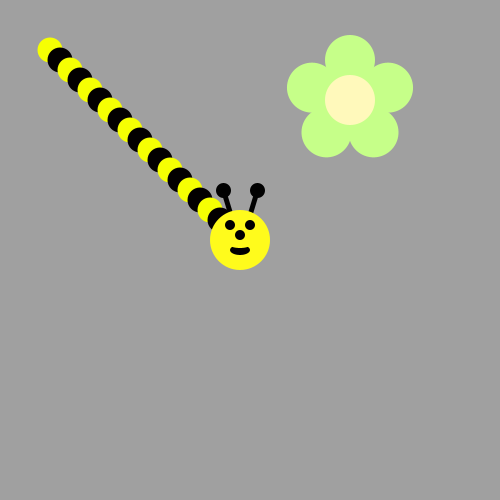
Frame 1 (no input)
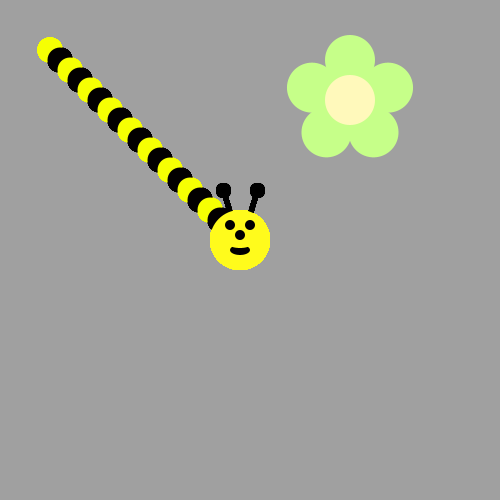
Frame 60 (the mouse pressed at the canvas centre just before this capture)
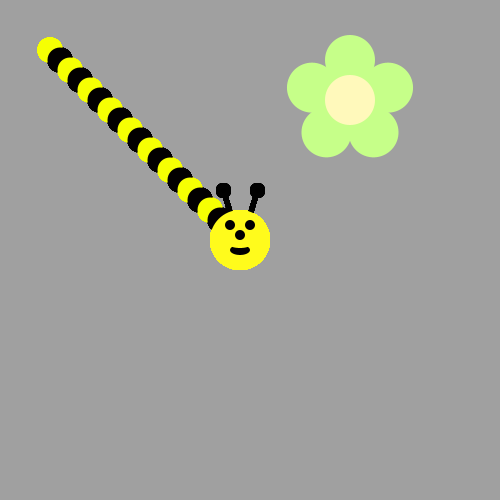
Frame 120 (the mouse held since frame 60 and released just before this capture)

The Processing sketch that drew these frames (run headless with seeded random() and noise(); from frame 60 on, the mouse is pressed at the canvas centre):

// Processing sketch: bumble_bee
// ── bumble_bee.pde

void setup() {
     ellipseMode(CENTER);
     size(500, 500);
     background(160, 160, 160);
     drawFlower(350, 100);








}

void draw() {
  int x = 50;
int y = 50;
int r = 99;
for (int i = 0; i < 18; i++) {
  if (r %2 == 0){
  fill(#030000);
  }
  if(r%2==1){
   fill(#F6FF03); 
  }
  ellipse(x,y,25,25);
x = x+10;
y = y+10;
r = r - 1;
}
drawBeeFace(240,240);
// First run the program and you should see a flower.  
  
  
/* Then, use a loop to make a body for the Bee! 
(see the image on the recipe, it's a diagonal line of circles)
Use modulo to make the colors alternate between yellow and black
*/



/*
Now put his head on using drawBeeFace(x,y)
*/

}

/**************   Use these methods but  DON'T CHANGE THE CODE BELOW  **************/

void drawFlower(int x, int y) {
     noStroke();
     translate(x, y);
     // draw 5 petals, rotating after each one
     fill(#c6ff89);      // green
      for (int i = 0; i < 5; i++) {
           ellipse(0, -40, 50, 50);
          rotate(radians(72));
     }
     fill(#fff9bb); // light yellow
     ellipse(0, 0, 50, 50);
} 
void drawBeeFace(int BeeFaceX, int BeeFaceY) {
     noStroke();
     fill(0, 0, 0);
     stroke(1);
     strokeWeight(5);
     line(BeeFaceX-10, BeeFaceY-27, BeeFaceX-17, BeeFaceY-50);
     line(BeeFaceX+10, BeeFaceY-27, BeeFaceX+17, BeeFaceY-50);
     ellipse(BeeFaceX-17, BeeFaceY-50, 10, 10);
     ellipse(BeeFaceX+17, BeeFaceY-50, 10, 10);
     noStroke();
     fill(255, 251, 28);
     ellipse(BeeFaceX, BeeFaceY, 60, 60); // face
     fill(255, 237, 209);
     fill(0,0,0);
      ellipse(BeeFaceX-10, BeeFaceY-15, 10, 10); // eyes
     ellipse(BeeFaceX+10, BeeFaceY-15, 10, 10);
      ellipse(BeeFaceX, BeeFaceY-5, 10, 10); // nose
      ellipse(BeeFaceX, BeeFaceY+10, 20, 10);// mouth
     fill(255, 251, 28);
     ellipse(BeeFaceX, BeeFaceY+5, 20, 6);
}
